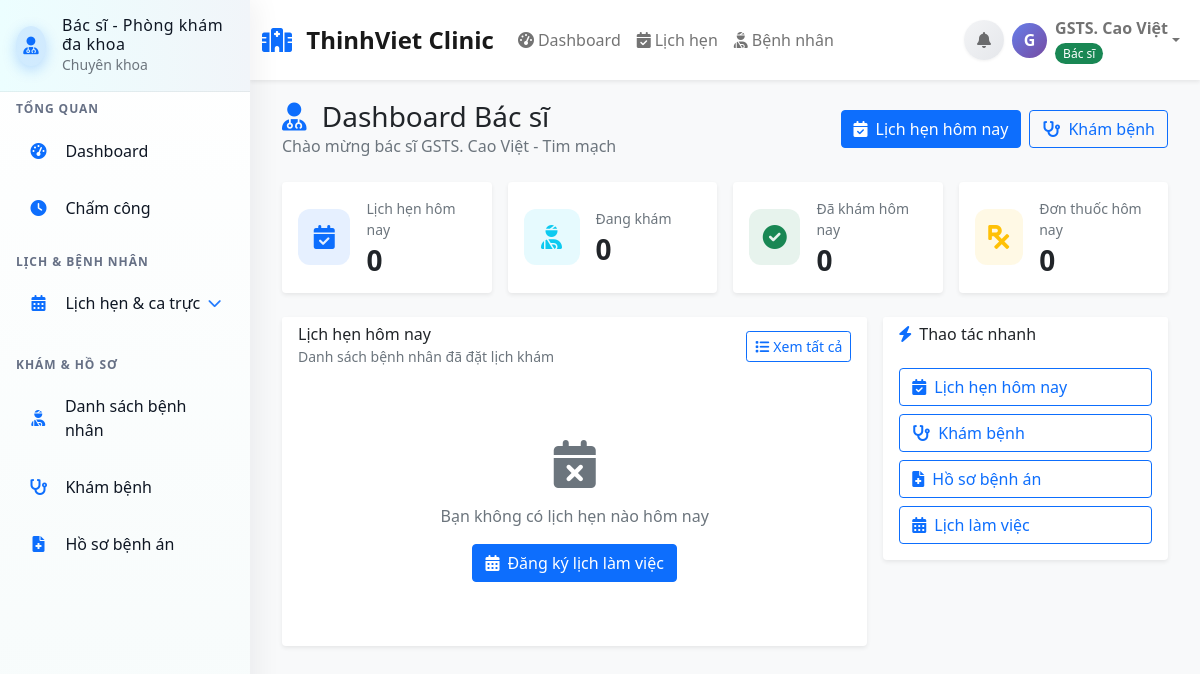
The page /Views/doctor/dashboard.php (signed in) on the database its author committed.
### tables this page shows
CREATE TABLE `bac_si` (
  `id` int NOT NULL,
  `ten` varchar(255) NOT NULL,
  `email` varchar(255) NOT NULL,
  `mat_khau` varchar(255) NOT NULL,
  `so_dien_thoai` varchar(20) DEFAULT NULL,
  `chuyen_khoa_id` int DEFAULT NULL,
  `chuyen_khoa` varchar(100) DEFAULT NULL,
  `so_giay_phep` varchar(50) DEFAULT NULL,
  `so_nam_kinh_nghiem` int DEFAULT '0',
  `ngay_tao` timestamp NOT NULL DEFAULT CURRENT_TIMESTAMP,
  `ngay_cap_nhat` timestamp NOT NULL DEFAULT CURRENT_TIMESTAMP ON UPDATE CURRENT_TIMESTAMP,
  `hinh_anh` varchar(255) DEFAULT NULL,
  `face_encoding` text COMMENT 'Face encoding dạng JSON array',
  `face_encoding_updated` timestamp NULL DEFAULT NULL COMMENT 'Thời gian cập nhật face encoding',
  `trang_thai_truy_cap` enum('active','inactive','blocked','suspended') NOT NULL DEFAULT 'active' COMMENT 'Trạng thái truy cập: active=hoạt động, inactive=không hoạt động, blocked=bị chặn, suspended=tạm khóa'
);

CREATE TABLE `chuyen_khoa` (
  `id` int NOT NULL,
  `ten` varchar(100) NOT NULL,
  `slug` varchar(120) DEFAULT NULL,
  `mo_ta` text,
  `icon` varchar(100) DEFAULT NULL,
  `thu_tu` int DEFAULT '0',
  `trang_thai` enum('active','inactive') DEFAULT 'active',
  `ngay_tao` timestamp NOT NULL DEFAULT CURRENT_TIMESTAMP,
  `ngay_cap_nhat` timestamp NOT NULL DEFAULT CURRENT_TIMESTAMP ON UPDATE CURRENT_TIMESTAMP
);

### Views/doctor/dashboard.php (the view, shortened to what the rows shown need)
<?php
require_once 'Views/layouts/layout_helper.php';
require_once 'config/database.php';
require_once 'Models/Doctor.php';
$ctx = getCurrentUserContext();
$doctorName = htmlspecialchars(($ctx['name'] ?? ''), ENT_QUOTES, 'UTF-8');
$doctorId = $_SESSION['user_id'] ?? null;
$specialization = '';
try {
    if (($ctx['role'] ?? '') === 'doctor' || ($ctx['role'] ?? '') === 'xray_doctor' || ($ctx['role'] ?? '') === 'sieuam_doctor' || ($ctx['role'] ?? '') === 'xetnghiem_doctor') {
        $doctorModel = new Doctor();
        $doctor = $doctorModel->getById($doctorId);
        $specialization = $doctor['chuyen_khoa'] ?? '';
    }
} catch (Exception $e) {
    error_log("Error getting doctor info: " . $e->getMessage());
}
$stats = [
    'appointments_today' => 0,
    'examining_patients' => 0,
    'completed_today' => 0,
    'pending_today' => 0,
    'confirmed_today' => 0,
    'total_prescriptions' => 0,
    'today_appointments' => [],
    'next_patient' => null
];
try {
    $database = new Database();
    $db = $database->getConnection();
    $today = date('Y-m-d');
    $appointmentModel = new Appointment();
    $todayStats = $appointmentModel->getTodayStatsByDoctor($doctorId);
    $stats['appointments_today'] = (int)($todayStats['total'] ?? 0);
    $stats['pending_today'] = (int)($todayStats['pending'] ?? 0);
    $stats['confirmed_today'] = (int)($todayStats['confirmed'] ?? 0);
    $stats['completed_today'] = (int)($todayStats['completed'] ?? 0);
    $stmt = $db->prepare("
        SELECT COUNT(*) as total
        FROM lich_hen
        WHERE bac_si_id = ?
        AND ngay_hen = ?
        AND trang_thai = 'Đang khám'
        AND loai_lich != 'Tư vấn'
    ");
    $stmt->execute([$doctorId, $today]);
    $result = $stmt->fetch(PDO::FETCH_ASSOC);
    $stats['examining_patients'] = (int)($result['total'] ?? 0);
    $todayAppointments = $appointmentModel->getTodayAppointmentsByDoctor($doctorId);
    usort($todayAppointments, function ($a, $b) {
        $timeA = $a['gio_hen'] ?? '';
        $timeB = $b['gio_hen'] ?? '';
        return strcmp($timeA, $timeB);
    });
    $stats['today_appointments'] = array_slice($todayAppointments, 0, 5);
    $stats['next_patient'] = !empty($todayAppointments) ? $todayAppointments[0] : null;
    try {
        $prescriptionModel = new Prescription();
        $prescriptions = $prescriptionModel->getDoctorPrescriptions($doctorId, $today, $today);
        $stats['total_prescriptions'] = count($prescriptions);
    } catch (Exception $e) {
        error_log("Error getting prescriptions: " . $e->getMessage());
    }
} catch (Exception $e) {
    error_log("Error getting doctor dashboard stats: " . $e->getMessage());
}
$content = '
<div class="container-fluid">
    <div class="d-flex justify-content-between align-items-center mb-4">
        <div>
            <h1 class="h3 mb-0 fw-semibold">
                <i class="fas fa-user-md text-primary me-2"></i>
                Dashboard Bác sĩ
            </h1>
            <p class="mb-0 text-muted">Chào mừng bác sĩ ' . $doctorName . ' - ' . htmlspecialchars($specialization ?: 'Chuyên khoa') . '</p>
        </div>
    </div>
                        <div class="card-value">' . number_format($stats['appointments_today']) . '</div>
                        ' . ($stats['confirmed_today'] > 0 ? '<small class="text-muted"><i class="fas fa-check-circle text-success"></i> ' . $stats['confirmed_today'] . ' đã xác nhận</small>' : '') . '
                        <div class="card-value">' . number_format($stats['examining_patients']) . '</div>
                        <div class="card-value">' . number_format($stats['completed_today']) . '</div>
                        <div class="card-value">' . number_format($stats['total_prescriptions']) . '</div>
                        ' . ($stats['pending_today'] > 0 ? '<small class="text-muted"><i class="fas fa-clock text-warning"></i> ' . $stats['pending_today'] . ' chờ xác nhận</small>' : '') . '
                <div class="card-body">';
if (!empty($stats['today_appointments'])) {
    $content .= '<div class="list-group list-group-flush">';
    foreach ($stats['today_appointments'] as $apt) {
        $aptTime = $apt['gio_hen'] ?? '';
        $status = $apt['trang_thai'] ?? '';
        $patientName = $apt['ten_benh_nhan'] ?? 'Bệnh nhân';
        $patientPhone = $apt['so_dien_thoai'] ?? '';
        $formattedTime = formatTime($aptTime);
        $badgeClass = getStatusBadge($status);
        $content .= '
        <div class="list-group-item border-0 px-0 py-3">
            <div class="d-flex align-items-center">
                <div class="flex-shrink-0">
                    <div class="bg-soft-primary rounded-circle d-flex align-items-center justify-content-center" style="width: 48px; height: 48px;">
                        <i class="fas fa-user-injured text-primary"></i>
                    </div>
                </div>
                <div class="flex-grow-1 ms-3">
                    <div class="d-flex justify-content-between align-items-start">
                        <div>
                            <h6 class="mb-1 fw-semibold">' . htmlspecialchars($patientName) . '</h6>
                            <p class="mb-1 text-muted small">
                                <i class="fas fa-phone me-1"></i>' . htmlspecialchars($patientPhone) . '
                            </p>
                            <p class="mb-0 text-muted small">
                                <i class="fas fa-clock me-1"></i>' . $formattedTime . '
                            </p>
                        </div>
                        <span class="badge ' . $badgeClass . '">' . htmlspecialchars($status) . '</span>
                    </div>
                </div>
            </div>
        </div>';
    }
    $content .= '</div>';
} else {
    $content .= '
    <div class="text-center py-5">
        <i class="fas fa-calendar-times fa-3x text-muted mb-3"></i>
        <p class="text-muted mb-0">Bạn không có lịch hẹn nào hôm nay</p>
        <a href="./doctor_schedule_management" class="btn btn-primary mt-3">
            <i class="fas fa-calendar-alt me-2"></i>Đăng ký lịch làm việc
        </a>
    </div>';
}
$content .= '
                </div>
            ' . (!empty($stats['next_patient']) ? '
                        <h5 class="mb-1">' . htmlspecialchars($stats['next_patient']['ten_benh_nhan'] ?? 'Bệnh nhân') . '</h5>
                            <i class="fas fa-phone me-1"></i>' . htmlspecialchars($stats['next_patient']['so_dien_thoai'] ?? '') . '
                            <strong>' . formatTime($stats['next_patient']['gio_hen'] ?? '') . '</strong>
                            <span class="badge ' . getStatusBadge($stats['next_patient']['trang_thai'] ?? '') . '">' . htmlspecialchars($stats['next_patient']['trang_thai'] ?? '') . '</span>
                            <a href="./doctor_examination?appointment_id=' . ($stats['next_patient']['id'] ?? '') . '" class="btn btn-primary w-100">
            ' : '') . '
</div>
';
renderLayout($content, 'Dashboard Bác sĩ - Hệ thống Quản lý Phòng khám');

### Views/layouts/main_layout.php (shortened to what the rows shown need)
<?php
require_once 'Views/layouts/layout_helper.php';
$__ctx = getCurrentUserContext();
$user_role = $__ctx['role'];
$ctx = getCurrentUserContext();
$displayName = htmlspecialchars($ctx['name'] ?: 'Bệnh nhân', ENT_QUOTES, 'UTF-8');
?>
<!DOCTYPE html>
<html lang="vi">
<head>
    <?php include 'Views/layouts/socket_bootstrap.php'; ?>
    <link href="https://cdn.jsdelivr.net/npm/bootstrap@5.1.3/dist/css/bootstrap.min.css" rel="stylesheet">
    <link href="https://cdnjs.cloudflare.com/ajax/libs/font-awesome/6.0.0/css/all.min.css" rel="stylesheet">
</head>
<body>
    <nav class="navbar navbar-expand-lg navbar-light bg-white shadow-sm">
        <div class="container-fluid">
            <div class="collapse navbar-collapse" id="navbarNav">
                <div class="navbar-nav">
                    <div class="nav-item dropdown">
                        <a class="nav-link dropdown-toggle d-flex align-items-center" href="#" role="button"
                            data-bs-toggle="dropdown">
                            <div class="user-avatar me-2">
                                <?php echo strtoupper(substr($ctx['name'] ?: 'U', 0, 1)); ?>
                            </div>
                            <div class="user-info">
                                <div>
                                    <div class="fw-bold"><?php echo $displayName; ?></div>
                                    <small class="text-muted">
                                        <?php
                                        $role_text = '';
                                        $role_class = '';
                                        switch ($user_role) {
                                            case 'doctor':
                                                $role_text = 'Bác sĩ';
                                                $role_class = 'role-doctor';
                                                break;
                                        }
                                        ?>
                                        <span
                                            class="role-badge <?php echo $role_class; ?>"><?php echo $role_text; ?></span>
                                    </small>
                                </div>
                            </div>
                        </a>
                    </div>
                </div>
            </div>
        </div>
    </nav>
    <div class="main-content">
        <?php echo $content ?? ''; ?>
    </div>
</body>
</html>

### rows shown on the page
bac_si: substr($ctx['name'] ?: 'U', 0, 1) "G", ten "GSTS. Cao Việt", role_text "Bác sĩ", chuyen_khoa.ten "Tim mạch"

### other values the page prints
$_SESSION['specialization'] "Chuyên khoa"
$stats['appointments_today'] "0"
$stats['examining_patients'] "0"
$stats['completed_today'] "0"
$stats['total_prescriptions'] "0"
